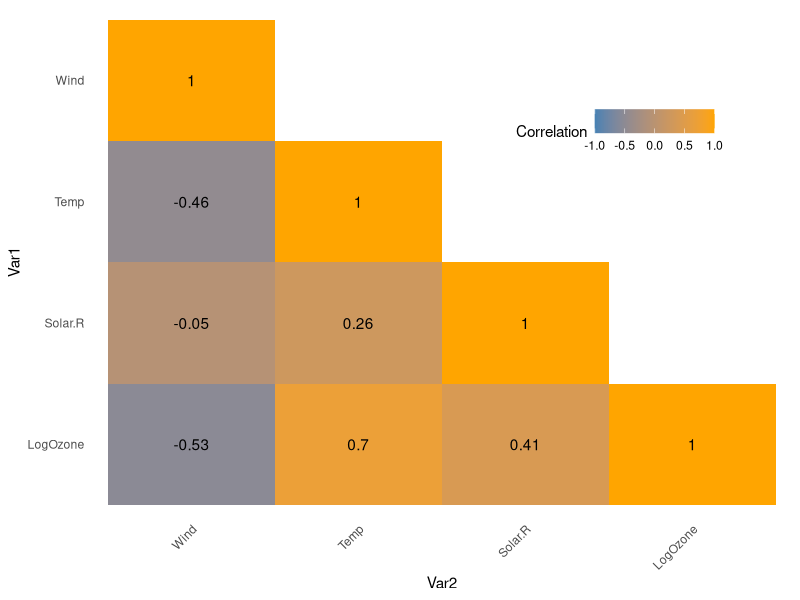
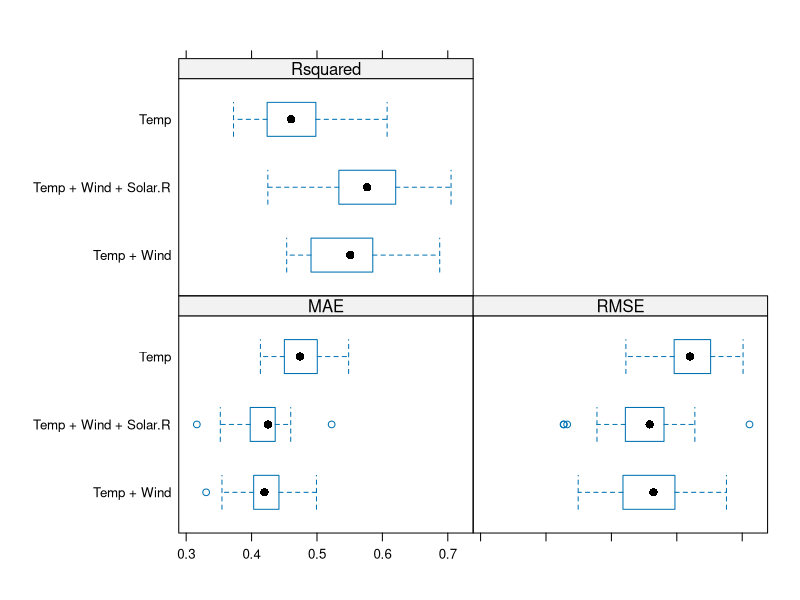

Source code (R) for these figures, in order:
## ---- chunk 1
library(ggplot2)
## ---- chunk 2
data(airquality)

library(mice)
set.seed(1111)
# Impute missing values
imputed <- mice(airquality, m = 1, print = FALSE)
airquality$Solar.R[is.na(airquality$Solar.R)] <- imputed$imp$Solar.R[[1]]
airquality$Ozone[is.na(airquality$Ozone)] <- imputed$imp$Ozone[[1]]
airquality$LogOzone <- log(airquality$Ozone)
airquality2 <- airquality

library(reshape2)
airquality.cor <- cor(airquality2[, c('LogOzone', 'Solar.R', 'Temp', 'Wind')])
airquality.cor[lower.tri(airquality.cor)] <- NA
airquality.cor.melt <- melt(airquality.cor)
levels(airquality.cor.melt$Var1) <- list(LogOzone = 'LogOzone', Solar.R = 'Solar.R', Temp = 'Temp', Wind = 'Wind')
levels(airquality.cor.melt$Var2) <- rev(list(LogOzone = 'LogOzone', Solar.R = 'Solar.R', Temp = 'Temp', Wind = 'Wind'))

qplot(x=Var2, y=Var1, data=airquality.cor.melt, fill=value, geom="tile") +
  geom_text(aes(Var2, Var1, label = round(value,2))) +
  scale_fill_gradient(name=expression('Correlation'),
                      limits = c(-1, 1),
                      low = "steelblue", high = "orange", na.value = 'white') +
   theme(axis.text.x = element_text(angle = 45, vjust = 1, hjust = 1), 
        panel.grid.major = element_blank(),
      panel.border = element_blank(),
      panel.background = element_blank(),
      axis.ticks = element_blank(),
      legend.justification = c(1, 0),
      legend.position = c(0.9, 0.7),
      legend.direction = "horizontal")

## ---- chunk 3
library(caret)
set.seed(123)
models <- list(Temp = train(LogOzone ~ Temp, airquality2, method = 'lm'),
               'Temp + Wind' = train(LogOzone ~ Temp + Wind, airquality2, method = 'lm'),
               'Temp + Wind + Solar.R' = train(LogOzone ~ Temp + Wind + Solar.R, airquality2, method = 'lm'))
bwplot(resamples(models))

